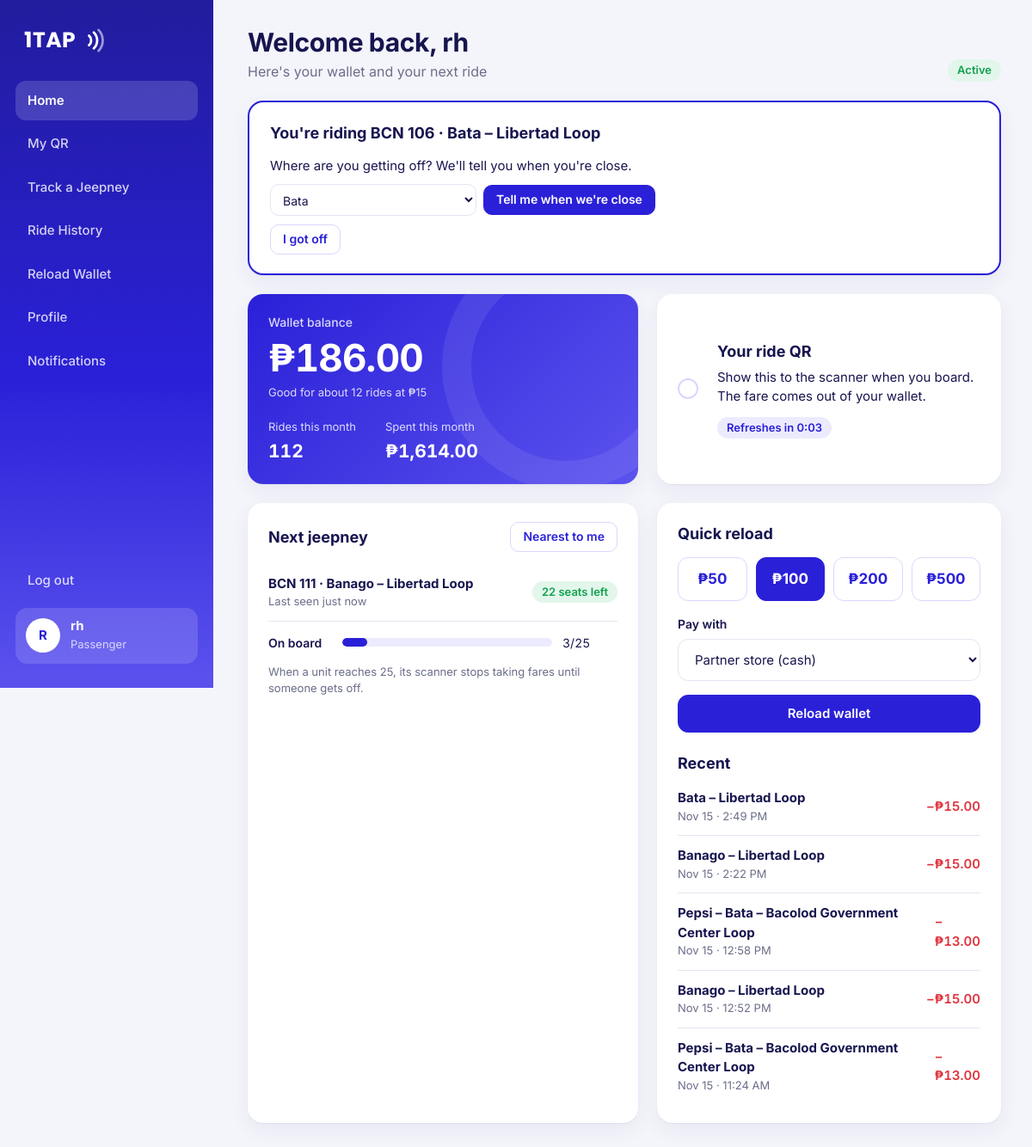
/controllers/passenger_home.php (signed in), run on the app's committed database.
### tables this page shows
CREATE TABLE wallets (
  wallet_id   INT UNSIGNED NOT NULL AUTO_INCREMENT,
  user_id     INT UNSIGNED NOT NULL,
  qr_token    CHAR(32) NOT NULL,
  balance     DECIMAL(10,2) NOT NULL DEFAULT 0,
  status      ENUM('active','frozen') NOT NULL DEFAULT 'active',
  updated_at  DATETIME NOT NULL,
  PRIMARY KEY (wallet_id),
  UNIQUE KEY uq_wallet_user (user_id),
  CONSTRAINT fk_wallets_user FOREIGN KEY (user_id) REFERENCES users (user_id)
);

CREATE TABLE fare_transactions (
  txn_id      INT UNSIGNED NOT NULL AUTO_INCREMENT,
  wallet_id   INT UNSIGNED NOT NULL,
  trip_id     INT UNSIGNED NOT NULL,
  amount      DECIMAL(6,2) NOT NULL,
  status      ENUM('paid','blocked_full','blocked_balance','blocked_frozen') NOT NULL,
  scanned_at  DATETIME NOT NULL,
  dest_stop_id    INT UNSIGNED NULL,               
  arrival_sent_at DATETIME NULL,                   
  alighted_at     DATETIME NULL,                   
  PRIMARY KEY (txn_id),
  KEY idx_fares_wallet (wallet_id, scanned_at),
  KEY idx_fares_trip (trip_id),
  KEY idx_fares_time (scanned_at),
  CONSTRAINT fk_fares_wallet FOREIGN KEY (wallet_id) REFERENCES wallets (wallet_id),
  CONSTRAINT fk_fares_trip FOREIGN KEY (trip_id) REFERENCES trips (trip_id),
  CONSTRAINT fk_fares_stop FOREIGN KEY (dest_stop_id) REFERENCES route_stops (stop_id) ON DELETE SET NULL
);

CREATE TABLE jeepneys (
  unit_id      SMALLINT UNSIGNED NOT NULL AUTO_INCREMENT,
  operator_id  INT UNSIGNED NOT NULL,
  route_id     SMALLINT UNSIGNED NULL,              
  unit_code    VARCHAR(20) NOT NULL,
  plate_no     VARCHAR(20) NOT NULL,
  capacity     TINYINT UNSIGNED NOT NULL DEFAULT 25,
  status       ENUM('active','breakdown','offline') NOT NULL DEFAULT 'active',
  simulated    TINYINT(1) NOT NULL DEFAULT 0,       
  PRIMARY KEY (unit_id),
  UNIQUE KEY uq_unit_code (unit_code),
  KEY idx_units_route (route_id),
  CONSTRAINT fk_jeepneys_operator FOREIGN KEY (operator_id) REFERENCES users (user_id),
  CONSTRAINT fk_jeepneys_route FOREIGN KEY (route_id) REFERENCES routes (route_id) ON DELETE SET NULL
);

CREATE TABLE routes (
  route_id     SMALLINT UNSIGNED NOT NULL AUTO_INCREMENT,
  route_name   VARCHAR(100) NOT NULL,               
  short_name   VARCHAR(40) NOT NULL,                
  origin       VARCHAR(60) NOT NULL,
  destination  VARCHAR(60) NOT NULL,
  base_fare    DECIMAL(6,2) NOT NULL,
  color        CHAR(7) NOT NULL DEFAULT '#2A20D8',  
  PRIMARY KEY (route_id)
);

### views/passenger/home.php (the view, shortened to what the rows shown need)
<?php include '../views/partials/dashboard_top.php'; ?>
<?php page_head('Welcome back, ' . first_name($_SESSION['full_name']), "Here's your wallet and your next ride", pill($wallet['status'] === 'active' ? 'active' : 'frozen')); ?>
<?php if ($current_ride): ?>
<div class="card ride-card">
    <div class="head"><h3 style="margin:0"><?= icon('bus') ?> You're riding <?= e($current_ride['unit_code']) ?> · <?= e($current_ride['route_name']) ?></h3></div>
    <?php if ($current_ride['dest_name'] && $current_ride['arrival_sent_at']): ?>
        <p>You're almost at <b><?= e($current_ride['dest_name']) ?></b>. Get ready to get off, then tap <b>I got off</b>.</p>
    <?php else: ?>
        <p>Where are you getting off? We'll tell you when you're close.</p>
    <?php endif; ?>
    <form class="inline-form" method="post" action="passenger_home.php" style="margin-top:10px;flex-wrap:wrap">
        <select class="input" id="stop_id" name="stop_id" style="min-width:240px">
            <?php foreach ($ride_stops as $stop): ?>
                <option value="<?= (int) $stop['stop_id'] ?>" <?= (int) $current_ride['dest_stop_id'] === (int) $stop['stop_id'] ? 'selected' : '' ?>><?= e($stop['name']) ?></option>
            <?php endforeach; ?>
        </select>
        <button class="btn sm" type="submit"><?= icon('pin') ?><?= $current_ride['dest_name'] ? 'Change drop-off' : 'Tell me when we\'re close' ?></button>
    </form>
    <form method="post" action="passenger_home.php" style="margin-top:10px" data-confirm="Did you get off <?= e($current_ride['unit_code']) ?>?">
        <button class="btn sm <?= $current_ride['arrival_sent_at'] ? '' : 'ghost' ?>" type="submit"><?= icon('check') ?>I got off</button>
    </form>
</div>
<?php endif; ?>
<div class="row cols-main">
    <div class="card balance stat-card">
        <div class="label">Wallet balance</div>
        <div class="value"><?= peso($wallet['balance']) ?></div>
        <div class="sub">Good for about <?= (int) floor($wallet['balance'] / 15) ?> rides at ₱15</div>
        <div class="mini">
            <div><span class="sub">Rides this month</span><b class="num"><?= (int) $month['rides'] ?></b></div>
            <div><span class="sub">Spent this month</span><b class="num"><?= peso($month['spent']) ?></b></div>
        </div>
    </div>
</div>
<div class="row cols-main">
    <div class="card">
        <div class="head"><h3>Next jeepney</h3><a class="btn sm ghost" href="passenger_track.php?locate=1"><?= icon('locate') ?>Nearest to me</a></div>
        <?php if ($next): ?>
            <?php $load = min(100, round($next['onboard'] / max(1, $next['capacity']) * 100)); ?>
            <div class="list-row">
                <div class="who"><b><?= e($next['unit_code']) ?> · <?= e($next['route_name']) ?></b><span>Last seen <?= e($next['seen']) ?><?= $next['driver_name'] ? ' · driven by ' . e(first_name($next['driver_name'])) : '' ?></span></div>
                <?php if ($next['seats_left'] > 0): ?>
                    <span class="pill pill-green"><?= (int) $next['seats_left'] ?> seats left</span>
                <?php else: ?>
                    <span class="pill pill-amber">Full</span>
                <?php endif; ?>
            </div>
            <div class="bars" style="margin-top:14px">
                <div class="bar-row"><b>On board</b><div class="bar"><i class="<?= $next['seats_left'] == 0 ? 'full' : '' ?>" style="width:<?= $load ?>%"></i></div><span class="num"><?= (int) $next['onboard'] ?>/<?= (int) $next['capacity'] ?></span></div>
            </div>
            <p class="hint" style="margin-top:14px">When a unit reaches <?= (int) $next['capacity'] ?>, its scanner stops taking fares until someone gets off.</p>
        <?php else: ?>
            <p class="empty">No 1TAP units are on the road right now.</p>
        <?php endif; ?>
    </div>
    <div class="card">
        <?php foreach ($recent as $r): ?>
            <div class="list-row">
                <?php if ($r['status'] === 'reload'): ?>
                    <div class="who"><b><?= e($r['label']) ?></b><span><?= e(fmt_date($r['when'], 'M j · g:i A')) ?></span></div>
                    <span class="num amt-plus">+<?= peso($r['amount']) ?></span>
                <?php elseif ($r['status'] === 'paid'): ?>
                    <div class="who"><b><?= e($r['label']) ?></b><span><?= e(fmt_date($r['when'], 'M j · g:i A')) ?></span></div>
                    <span class="num amt-minus">−<?= peso($r['amount']) ?></span>
                <?php else: ?>
                    <div class="who"><b><?= e($r['label']) ?></b><span><?= e(fmt_date($r['when'], 'M j · g:i A')) ?> · <?= strip_tags(pill($r['status'])) ?></span></div>
                    <span class="num muted">₱0.00</span>
                <?php endif; ?>
            </div>
        <?php endforeach; ?>
    </div>
</div>
<?php include '../views/partials/dashboard_bottom.php'; ?>

### includes/functions.php (shortened to what the rows shown need)
<?php
function e($value)
{
    return htmlspecialchars((string) ($value ?? ''), ENT_QUOTES, 'UTF-8');
}
function peso($amount, $decimals = 2)
{
    return '₱' . number_format((float) $amount, $decimals);
}
function time_ago($datetime)
{
    if (!$datetime) {
        return 'never';
    }
    $diff = time() - strtotime($datetime);
    if ($diff < 86400) return floor($diff / 3600) . ' hr ago';
    return floor($diff / 86400) . ' days ago';
}
function fmt_date($datetime, $format = 'M j, Y')
{
    return $datetime ? date($format, strtotime($datetime)) : '—';
}
function pill($status)
{
    $labels = [
        'paid'            => ['green', 'Paid'],
        'blocked_full'    => ['amber', 'Blocked · full'],
        'blocked_balance' => ['red', 'Blocked · low balance'],
        'blocked_frozen'  => ['red', 'Blocked · QR frozen'],
        'active'          => ['green', 'Active'],
        'breakdown'       => ['red', 'Breakdown'],
        'offline'         => ['gray', 'Offline'],
        'inactive'        => ['gray', 'Deactivated'],
        'frozen'          => ['red', 'Frozen'],
        'on_trip'         => ['green', 'On a trip'],
        'parked'          => ['brand', 'Parked'],
        'reload'          => ['brand', 'Reload'],
    ];
    $tone = 'gray';
    $label = ucfirst($status);
    if (isset($labels[$status])) {
        $tone = $labels[$status][0];
        $label = $labels[$status][1];
    }
    return '<span class="pill pill-' . $tone . '">' . e($label) . '</span>';
}
function page_head($heading, $sub = '', $tools = '')
{
    echo '<div class="page-head">';
    echo '<div style="display:flex;gap:14px;align-items:center;min-width:0">';
    echo '<div style="min-width:0"><h1>' . e($heading) . '</h1>';
    echo '</div></div>';
    if ($tools !== '') {
        echo '<div class="tools">' . $tools . '</div>';
    }
    echo '</div>';
}

### data on the page
wallets: status "Active", balance "₱186.00", floor($wallet['balance']/15) "12"
fare_transactions: jeepneys.unit_code "BCN 106", routes.route_name "Bata – Libertad Loop", scanned_at "Nov 15 · 2:49 PM", amount "₱15.00"
jeepneys: unit_code "BCN 111", capacity "25"
routes: route_name "Banago – Libertad Loop"
fare_transactions: routes.route_name "Banago – Libertad Loop", scanned_at "Nov 15 · 2:22 PM", amount "₱15.00"
fare_transactions: routes.route_name "Pepsi – Bata – Bacolod Government Center Loop", scanned_at "Nov 15 · 12:58 PM", amount "₱13.00"
fare_transactions: routes.route_name "Banago – Libertad Loop", scanned_at "Nov 15 · 12:52 PM", amount "₱15.00"
fare_transactions: routes.route_name "Pepsi – Bata – Bacolod Government Center Loop", scanned_at "Nov 15 · 11:24 AM", amount "₱13.00"

### other printed values
$item[2] "Home"
$item[2] "My QR"
$item[2] "Track a Jeepney"
$item[2] "Ride History"
$item[2] "Reload Wallet"
$item[2] "Profile"
$item[2] "Notifications"
initials($my_name) "R"
$my_name "rh"
$role_labels[$my_role] "Passenger"
$heading "Welcome back, rh"
$sub "Here's your wallet and your next ride"
$month['rides'] "112"
peso($month['spent']) "₱1,614.00"
$next['seen'] "just now"
